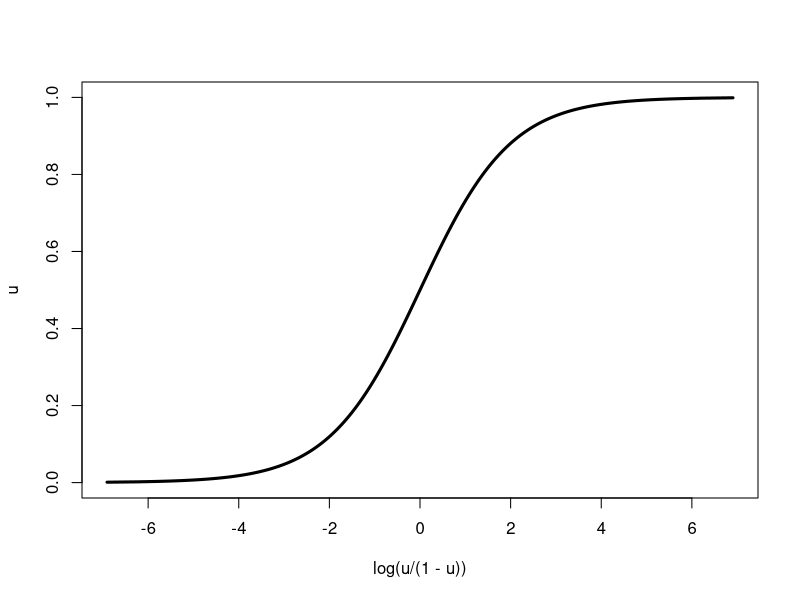
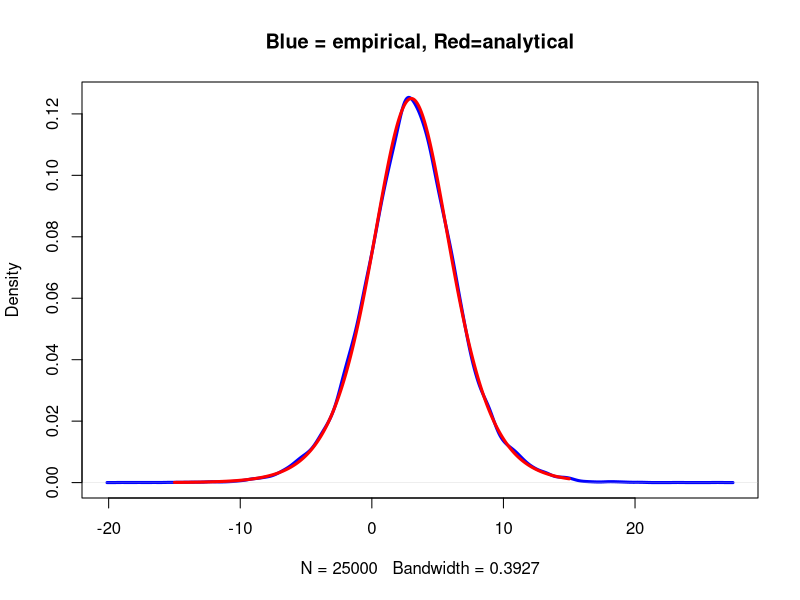

Here is the R script that generated these plots, in order:
## ---- chunk 1
set.seed(1001)
n <- 100
x <- runif(n)

Var.mc <- (1/n^2)*( sum( cos(2*pi*x)^2 ) - (1/n)*( sum(cos(2*pi*x)) )^2)
Var.mc
0.5/n
abs(0.5/n - Var.mc)
## ---- chunk 2
set.seed(1001)
n <- 1000
x <- runif(n)

Var.mc <- (1/n^2)*( sum( cos(2*pi*x)^2 ) - (1/n)*( sum(cos(2*pi*x)) )^2)
Var.mc
0.5/n
abs(0.5/n - Var.mc)
## ---- chunk 3
set.seed(1001)
n <- 10000
x <- rexp(n, rate=1/25)  # the true mean is 25
mean(x)

I.f.samples <- x^2 * cos(x^2)
I.f.hat <- mean(I.f.samples)
I.f.hat
## ---- chunk 4
    u <- seq(0, 1, by=0.001)
    plot( log(u/(1-u)), u, type="l", lwd=3)
## ---- chunk 5
    set.seed(1001)
    S <- 25000
    mu <- 3
    beta <- 2 
    
    
    ## empirical 
    u <- runif(S, 0, 1)
    y <- beta* log( u/(1-u) ) + mu
    plot(density(y), type="l", col="blue", lwd=3, 
         main="Blue = empirical, Red=analytical")
    
    ## analytical 
    y.an <- seq(-15, 15 , by=0.01)
    f.y.an <- (1/beta)*( exp( - (y.an - mu)/beta )/ ( 1 + exp( - (y.an - mu)/beta ))^2 )
    lines(y.an, f.y.an, col="red", lwd=3)
